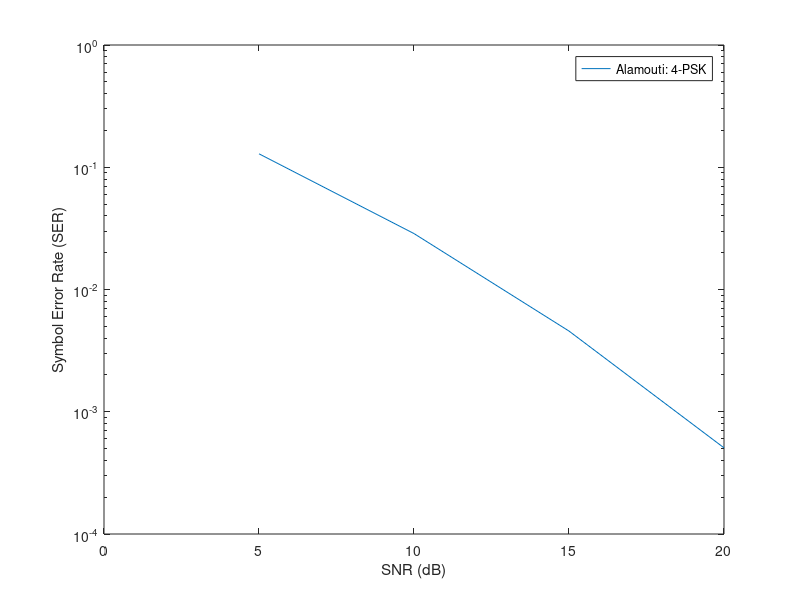

Here is the MATLAB script that generated this plot:
% MATLAB script for Illustrative Problem 11.8
echo on;
Nt = 2;                             % No. of transmit antennas
Nr = 1;                             % No. of receive antennas
codebook = [1+1i 1-1i -1+1i -1-1i]; % Reference codebook
Es = 2;                             % Energy per symbol
SNR_dB = 5:5:20;                    % SNR in dB
No = Es*10.^(-1*SNR_dB/10);         % Noise variance
% Preallocation for speed:
Dist1 = zeros(1,4);                 % Distance vector for s1
Dist2 = zeros(1,4);                 % Distance vector for s1
BER = zeros(1,length(SNR_dB));
% Maximum Likelihood Detector:
echo off;
for i = 1:length(SNR_dB)
    no_errors = 0;
    no_symbols = 0;
    while no_errors <= 100
        s = 2*randi([0 1],1,2)-1 + 1i*(2*randi([0 1],1,2)-1);
        no_symbols = no_symbols + 2;        
        % Channel coefficients
        h = 1/sqrt(2) * (randn(1,2) + 1i*randn(1,2));
        % Noise generation:
        noise = sqrt(No(i))*(randn(2,1) + 1i*randn(2,1));
        % Correlator outputs:
        y(1) = h(1)*s(1) + h(2)*s(2) + noise(1);
        y(2) = -h(1)*conj(s(2)) + h(2)*conj(s(1)) + noise(2);
        % Estimates of the symbols s1 and s2:
        s_h(1) = y(1)*conj(h(1)) + conj(y(2))*h(2);
        s_h(2) = y(1)*conj(h(2)) - conj(y(2))*h(1);
        % Maximum-Likelihood detection:
        for j = 1 : 4
            Dist1(j) = abs(s_h(1)-codebook(j));
            Dist2(j) = abs(s_h(2)-codebook(j));
        end
        [Min1 idx1] = min(Dist1);
        [Min2 idx2] = min(Dist2);
        s_t(1) = codebook(idx1);
        s_t(2) = codebook(idx2);
        % Calculation of error numbers:
        if s_t(1) ~= s(1)
            no_errors = no_errors + 1;
        end
        if s_t(2) ~= s(2)
            no_errors = no_errors + 1;
        end
    end
    BER(i) = no_errors/no_symbols;
end
echo on;
semilogy(SNR_dB,BER)
xlabel('SNR (dB)')
ylabel('Symbol Error Rate (SER)')
legend('Alamouti: 4-PSK')